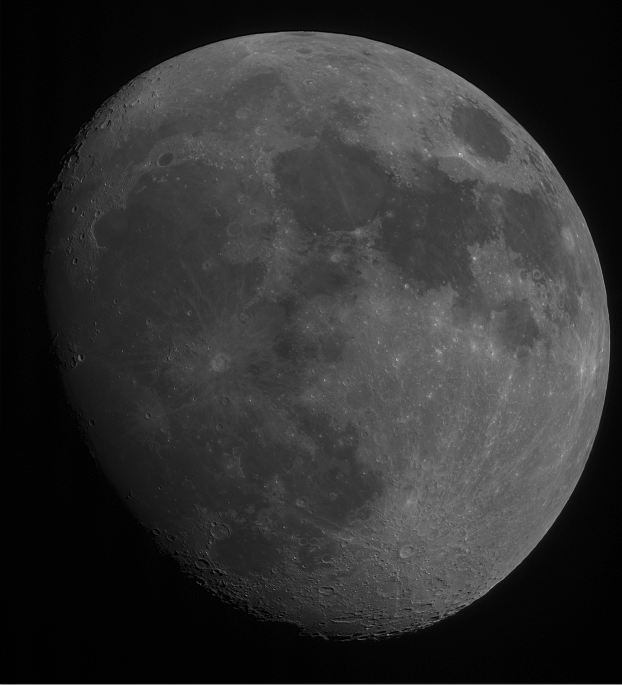
%> input picture TD1_09.09.2021/Léon/lune.png, 622 x 685 px
$ octave 4_codage_de_limage.m   (GNU Octave 9; MATLAB toolbox functions it lacks are replaced by stand-ins)
%> lines starting %> are read from the running program, lines starting %| are printed output that depends on the picture
### TD1_09.09.2021/Léon/f_image_min.m
## Copyright (C) 2021 leloune
##
## This program is free software: you can redistribute it and/or modify
## it under the terms of the GNU General Public License as published by
## the Free Software Foundation, either version 3 of the License, or
## (at your option) any later version.
##
## This program is distributed in the hope that it will be useful,
## but WITHOUT ANY WARRANTY; without even the implied warranty of
## MERCHANTABILITY or FITNESS FOR A PARTICULAR PURPOSE.  See the
## GNU General Public License for more details.
##
## You should have received a copy of the GNU General Public License
## along with this program.  If not, see <https://www.gnu.org/licenses/>.

## -*- texinfo -*-
## @deftypefn {} {@var{retval} =} f_image_min (@var{input1}, @var{input2})
##
## @seealso{}
## @end deftypefn

## Author: leloune <leloune@LAPTOP-5IGM92UT>
## Created: 2021-09-09

function retval = f_image_min (im)
  dim = ndims(im);
  i = 1;
  retval = min(im);
  do
    retval = min(retval);
    i++;
  until(i>dim)

### TD1_09.09.2021/Léon/f_normalisation.m
function [im_norm] = f_normalisation(im)
  x_min = f_image_min(im);
  x_max = f_image_max(im);
  im_norm = (im - x_min) ./ (x_max - x_min);

### TD1_09.09.2021/Léon/f_image_max.m
## Copyright (C) 2021 leloune
##
## This program is free software: you can redistribute it and/or modify
## it under the terms of the GNU General Public License as published by
## the Free Software Foundation, either version 3 of the License, or
## (at your option) any later version.
##
## This program is distributed in the hope that it will be useful,
## but WITHOUT ANY WARRANTY; without even the implied warranty of
## MERCHANTABILITY or FITNESS FOR A PARTICULAR PURPOSE.  See the
## GNU General Public License for more details.
##
## You should have received a copy of the GNU General Public License
## along with this program.  If not, see <https://www.gnu.org/licenses/>.

## -*- texinfo -*-
## @deftypefn {} {@var{retval} =} f_image_max (@var{input1}, @var{input2})
##
## @seealso{}
## @end deftypefn

## Author: leloune <leloune@LAPTOP-5IGM92UT>
## Created: 2021-09-09

function retval = f_image_max (im)
  dim = ndims(im);
  i = 1;
  retval = max(im);
  do
    retval = max(retval);
    i++;
  until(i>dim)

### TD1_09.09.2021/Léon/4_codage_de_limage.m
close all;
L = imread("Lune.png");
%> L is the input picture: size 685x622x3 uint8; min 0, max 209, mean 48.5
L = rgb2gray(L);
%> L: size 685x622 uint8
L2 = uint16(L);

figure, imagesc(L), colormap(gray);title('L');


LL = 5*L;
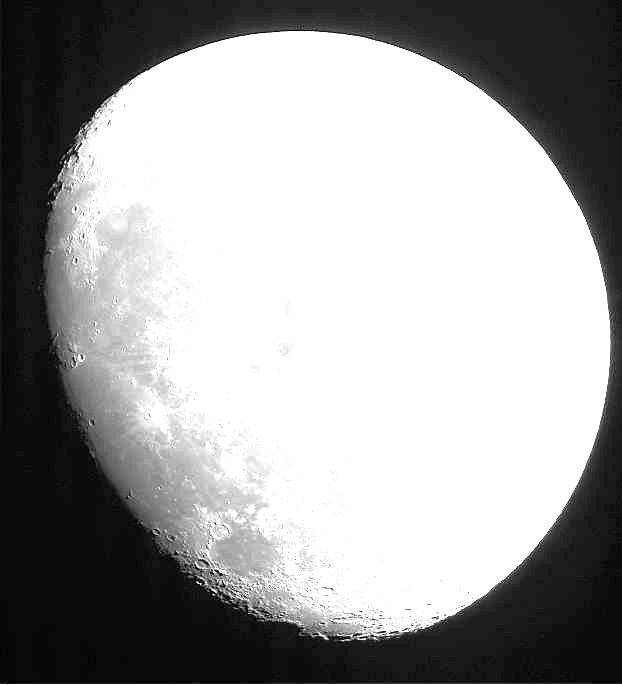
%> LL: size 685x622 uint8; min 0, max 255, mean 160
#figure, imagesc(LL), colormap(gray);title('LL');

LL2 = 500*L2;
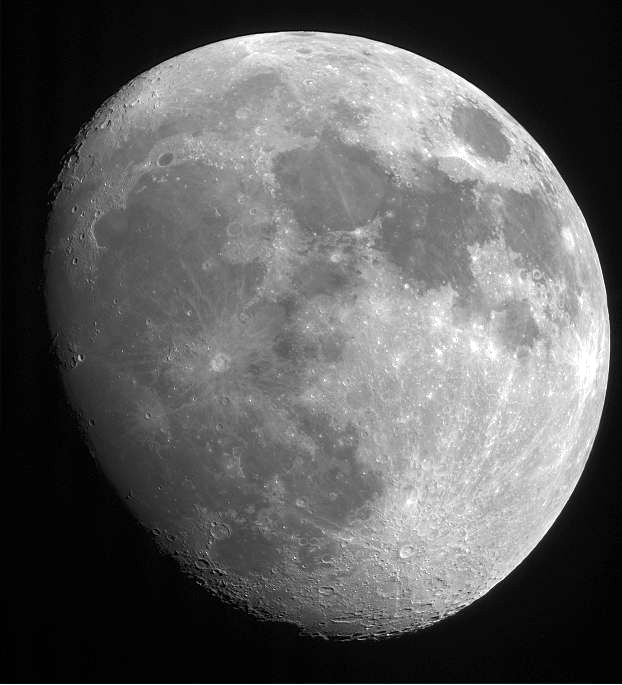
%> LL2: size 685x622 uint16; min 0, max 65535, mean 24256.4; drawn with min black and max white
#figure, imagesc(LL2), colormap(gray);title('LL2');

#On normalise L
Ln = f_normalisation(double(L));
%> in f_image_min, `retval = min(im);`: retval = 622 values, max 4 at index 387, min 0 at index 1, mean 0.957
%> the loop in f_image_min, `do` made 2 passes
%> retval on passes 1 to 2: 0, 0
%> in f_normalisation, `x_min = f_image_min(im);`: x_min = 0
%> in f_image_max, `retval = max(im);`: retval = 622 values, max 209 at index 460, min 134 at index 5, mean 138.8
%> the loop in f_image_max, `do` made 2 passes
%> retval on passes 1 to 2: 209, 209
%> in f_normalisation, `x_max = f_image_max(im);`: x_max = 209
%> in f_normalisation, `im_norm = (im - x_min) ./ (x_max - x_min);`:
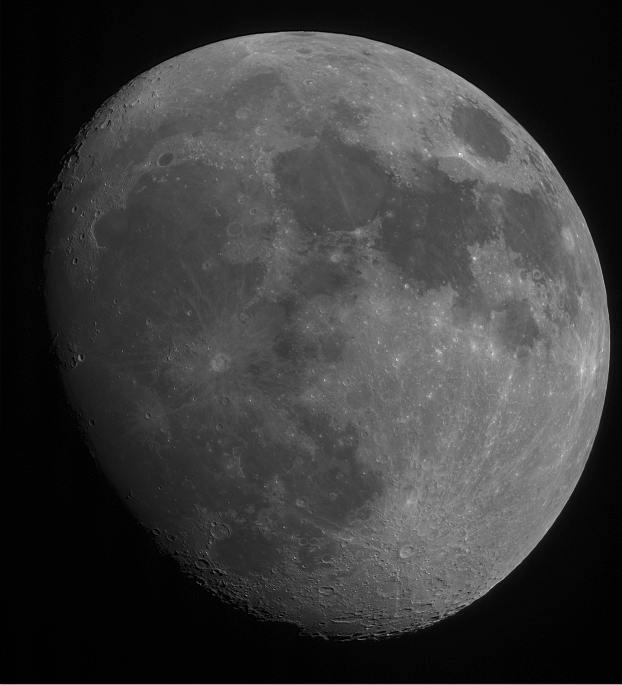
%> im_norm: size 685x622 double; min 0, max 1, mean 0.232

gamma = 2;
Lgamma = Ln .^ gamma; # assombrit surtout les zones sombres
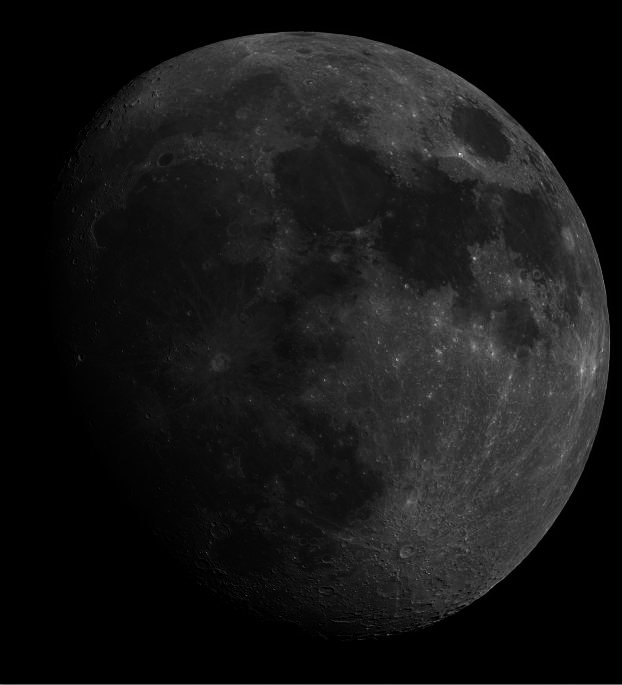
%> Lgamma: size 685x622 double; min 0, max 1, mean 0.0902
figure, imagesc(Lgamma), colormap(gray);title('Lgamma');

L2gamma = Ln .^ (1./gamma);  # 閏laircit surtout les zones sombres
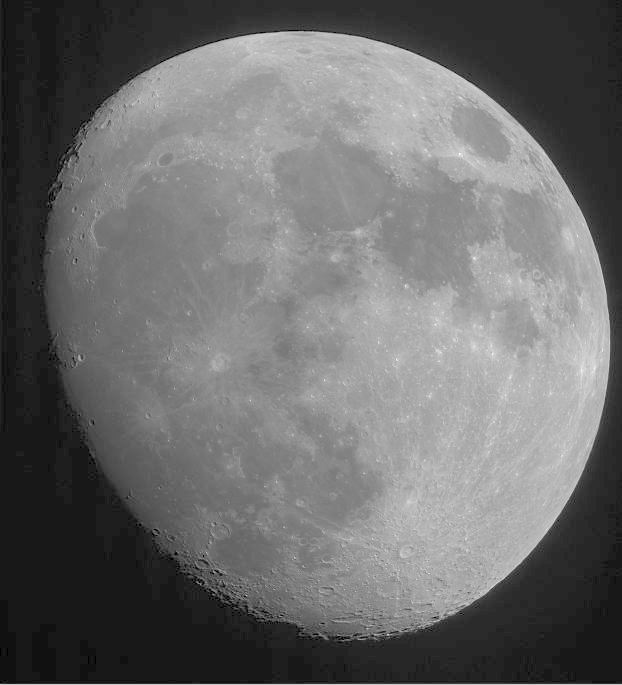
%> L2gamma: size 685x622 double; min 0, max 1, mean 0.421
figure, imagesc(L2gamma), colormap(gray);title('L2gamma');
